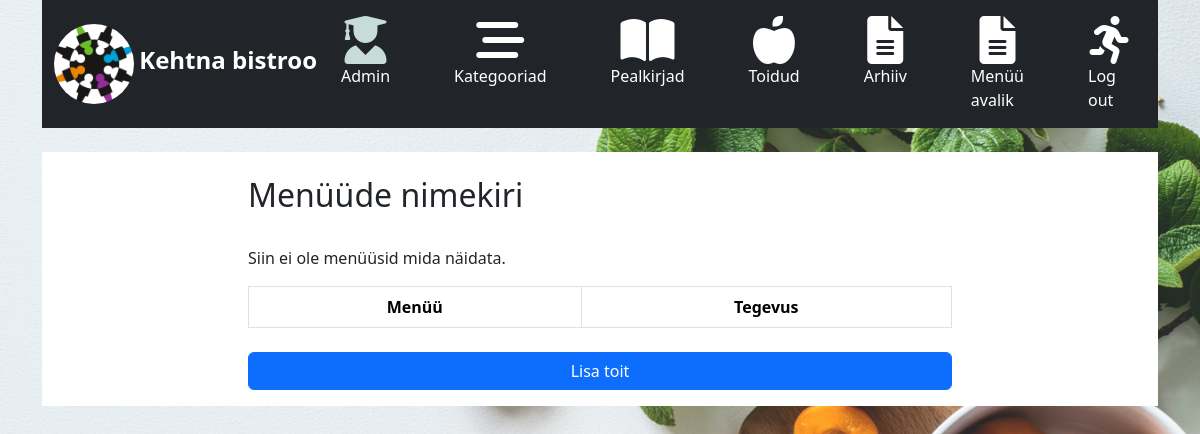
/app_admin/foodmenu_list/, run on an earlier commit of the app's database.
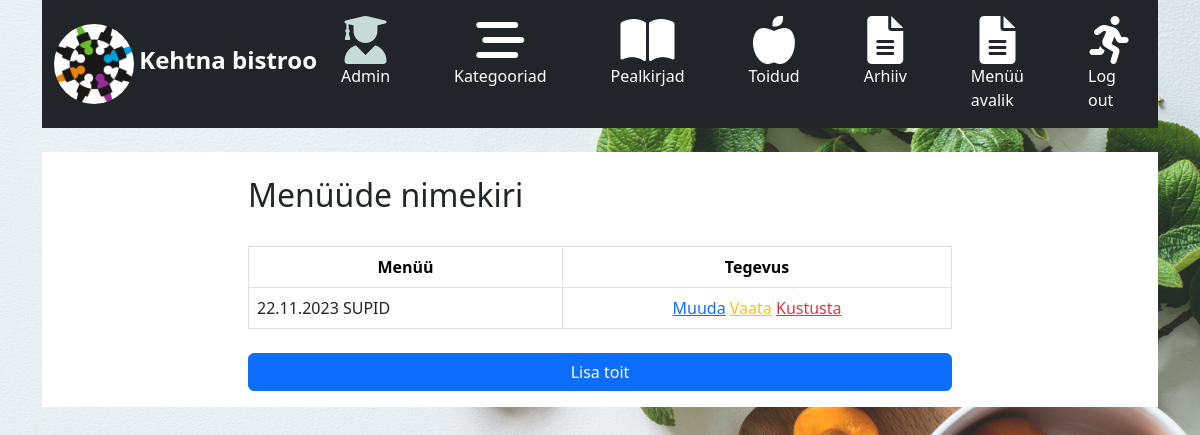
And on a later commit of the database.
### app_admin/models.py (models this page shows, shortened)
class FoodMenu(models.Model):
    date = models.ForeignKey(MenuHeadlines, on_delete=models.CASCADE)
    category = models.ForeignKey(Category, on_delete=models.CASCADE)
    class Meta:
        ordering = ['-date', 'category_id']
    def get_absolute_url(self):
        return reverse('app_admin:foodmenu_update', kwargs={'pk': self.pk})

class MenuHeadlines(models.Model):
    date = models.DateField()
    teema = models.CharField(max_length=255, null=True, blank=True)
    soovitab = models.CharField(max_length=255, null=True, blank=True)
    valmistas = models.CharField(max_length=255, null=True, blank=True)
    def __str__(self):
        return f'{self.date.strftime("%d.%m.%Y")}'
    class Meta:
        ordering = ['-date']   # - märk annab sorteerimise nii et tuleviku kuupäevad on ennem ja vanemad allpool
        verbose_name_plural = 'menuheadlines'

class Category(models.Model):
    number = models.IntegerField()
    name = models.CharField(max_length=255)
    def __str__(self):
        return self.name
    class Meta:
        ordering = ['number']
        verbose_name_plural = 'categories'

### app_admin/views.py (the view)
# urls.py: path('foodmenu_list/', views.FoodMenuListView.as_view(), name='foodmenu_list'),
class FoodMenuListView(ListView):
    model = FoodMenu
    template_name = 'app_admin/foodmenu_list.html'

### app_admin/templates/app_admin/foodmenu_list.html
{% extends 'base_admin.html' %}
{% block main %}
<br>
<div class="container" style="background-color: white;">
    <div class="container">
        <div class="row">
            <div class="col-8 mx-auto">
                <br>
                <h1 class="h2">Menüüde nimekiri</h1>
                <br>
                <table class="table table-bordered table-hover">
                    <thead>
                    <tr class="text-center">
                        <th>Menüü</th>
                        <th>Tegevus</th>
                    </tr>
                    </thead>
                    <tbody>
                    {% if object_list %}
                    {% for menu in object_list %}
                    <tr>
                        <td class="text-reset"
                            href="{{ menu.get_absolute_url }}">{{ menu.date }} {{ menu.category }}
                        </td>
                        <td class="text-center">
                            <a href="{% url 'app_admin:foodmenu_update' pk=menu.id %}">Muuda</a>
                            <a href="{% url 'app_admin:foodmenu_detail' pk=menu.id %}"
                               class="text-warning">Vaata</a>
                            <a href="{% url 'app_admin:foodmenu_delete' pk=menu.id %}"
                               class="text-danger">Kustusta</a>
                        </td>
                    </tr>
                    {% endfor %}
                    {% else %}
                    <p>Siin ei ole menüüsid mida näidata.</p>
                    {% endif %}
                </table>
                <p class="pt-2">
                    <a href="{% url 'app_admin:foodmenu_create' %}" role="button" class="btn btn-primary w-100">Lisa
                        toit</a>
                </p>
            </div>
        </div>
    </div>
</div>
{% endblock main %}

What changed in the data, as far as the page shows it:
added FoodMenu: date "22.11.2023", category "SUPID"
Also different on the page:
text no longer shown: "Siin ei ole menüüsid mida näidata."
